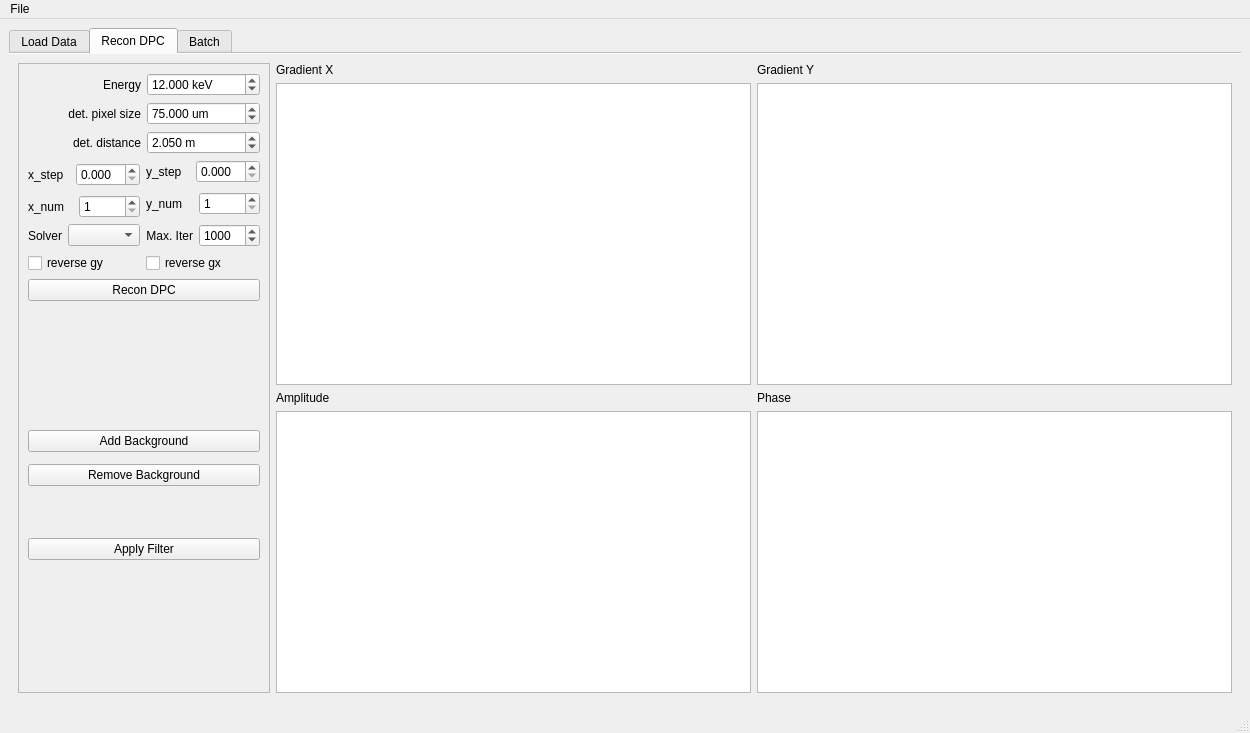
<?xml version="1.0" encoding="UTF-8"?>
<ui version="4.0">
 <class>MainWindow</class>
 <widget class="QMainWindow" name="MainWindow">
  <property name="geometry">
   <rect>
    <x>0</x>
    <y>0</y>
    <width>1250</width>
    <height>733</height>
   </rect>
  </property>
  <property name="windowTitle">
   <string>MainWindow</string>
  </property>
  <widget class="QWidget" name="centralwidget">
   <property name="styleSheet">
    <string notr="true"/>
   </property>
   <layout class="QGridLayout" name="gridLayout_5">
    <item row="0" column="0">
     <widget class="QTabWidget" name="tabWidget">
      <property name="tabPosition">
       <enum>QTabWidget::North</enum>
      </property>
      <property name="currentIndex">
       <number>1</number>
      </property>
      <property name="elideMode">
       <enum>Qt::ElideRight</enum>
      </property>
      <property name="documentMode">
       <bool>true</bool>
      </property>
      <property name="tabBarAutoHide">
       <bool>false</bool>
      </property>
      <widget class="QWidget" name="tab">
       <attribute name="title">
        <string>Load Data</string>
       </attribute>
       <layout class="QGridLayout" name="gridLayout">
        <item row="0" column="1">
         <widget class="PlotWidget" name="diff_im_view">
          <property name="sizePolicy">
           <sizepolicy hsizetype="Expanding" vsizetype="Expanding">
            <horstretch>0</horstretch>
            <verstretch>0</verstretch>
           </sizepolicy>
          </property>
         </widget>
        </item>
        <item row="1" column="1">
         <layout class="QHBoxLayout" name="horizontalLayout_2">
          <item>
           <widget class="QCheckBox" name="cb_diff_log_scale">
            <property name="sizePolicy">
             <sizepolicy hsizetype="Fixed" vsizetype="Fixed">
              <horstretch>0</horstretch>
              <verstretch>0</verstretch>
             </sizepolicy>
            </property>
            <property name="text">
             <string>Log Scale Image</string>
            </property>
            <property name="checked">
             <bool>false</bool>
            </property>
           </widget>
          </item>
          <item>
           <widget class="QPushButton" name="pb_apply_roi">
            <property name="styleSheet">
             <string notr="true"/>
            </property>
            <property name="text">
             <string>Apply ROI</string>
            </property>
           </widget>
          </item>
          <item>
           <widget class="QPushButton" name="pb_apply_mask">
            <property name="text">
             <string>Apply Mask</string>
            </property>
           </widget>
          </item>
          <item>
           <widget class="QPushButton" name="pb_plot_mask">
            <property name="text">
             <string>Show Mask</string>
            </property>
           </widget>
          </item>
          <item>
           <widget class="QPushButton" name="pushButton_5">
            <property name="text">
             <string>Find Hot-pixels</string>
            </property>
           </widget>
          </item>
         </layout>
        </item>
        <item row="0" column="0" rowspan="2">
         <widget class="QGroupBox" name="groupBox_2">
          <property name="sizePolicy">
           <sizepolicy hsizetype="Fixed" vsizetype="Preferred">
            <horstretch>0</horstretch>
            <verstretch>0</verstretch>
           </sizepolicy>
          </property>
          <layout class="QVBoxLayout" name="verticalLayout">
           <item>
            <layout class="QGridLayout" name="gridLayout_8">
             <item row="0" column="2">
              <widget class="QPushButton" name="pb_select_wd">
               <property name="sizePolicy">
                <sizepolicy hsizetype="Fixed" vsizetype="Fixed">
                 <horstretch>0</horstretch>
                 <verstretch>0</verstretch>
                </sizepolicy>
               </property>
               <property name="text">
                <string>...</string>
               </property>
              </widget>
             </item>
             <item row="0" column="1">
              <widget class="QLineEdit" name="le_wd">
               <property name="sizePolicy">
                <sizepolicy hsizetype="Preferred" vsizetype="Fixed">
                 <horstretch>0</horstretch>
                 <verstretch>0</verstretch>
                </sizepolicy>
               </property>
               <property name="text">
                <string>/nsls2/data/hxn/legacy/users/Beamline_Performance/testing</string>
               </property>
              </widget>
             </item>
             <item row="0" column="0">
              <widget class="QLabel" name="label_2">
               <property name="sizePolicy">
                <sizepolicy hsizetype="Fixed" vsizetype="Fixed">
                 <horstretch>0</horstretch>
                 <verstretch>0</verstretch>
                </sizepolicy>
               </property>
               <property name="text">
                <string>Working directory:</string>
               </property>
               <property name="alignment">
                <set>Qt::AlignRight|Qt::AlignTrailing|Qt::AlignVCenter</set>
               </property>
              </widget>
             </item>
            </layout>
           </item>
           <item>
            <layout class="QHBoxLayout" name="horizontalLayout_6">
             <item>
              <layout class="QHBoxLayout" name="horizontalLayout_5">
               <item>
                <widget class="QLabel" name="label">
                 <property name="sizePolicy">
                  <sizepolicy hsizetype="Preferred" vsizetype="Fixed">
                   <horstretch>0</horstretch>
                   <verstretch>0</verstretch>
                  </sizepolicy>
                 </property>
                 <property name="text">
                  <string>Scan ID</string>
                 </property>
                </widget>
               </item>
               <item>
                <widget class="QLineEdit" name="le_sid">
                 <property name="enabled">
                  <bool>true</bool>
                 </property>
                 <property name="text">
                  <string>375089</string>
                 </property>
                </widget>
               </item>
              </layout>
             </item>
             <item>
              <layout class="QHBoxLayout" name="horizontalLayout_4">
               <item>
                <widget class="QLabel" name="label_3">
                 <property name="sizePolicy">
                  <sizepolicy hsizetype="Preferred" vsizetype="Fixed">
                   <horstretch>0</horstretch>
                   <verstretch>0</verstretch>
                  </sizepolicy>
                 </property>
                 <property name="text">
                  <string>Detector</string>
                 </property>
                </widget>
               </item>
               <item>
                <widget class="QComboBox" name="cb_det_list"/>
               </item>
              </layout>
             </item>
             <item>
              <layout class="QHBoxLayout" name="horizontalLayout_3">
               <item>
                <widget class="QLabel" name="label_6">
                 <property name="sizePolicy">
                  <sizepolicy hsizetype="Preferred" vsizetype="Fixed">
                   <horstretch>0</horstretch>
                   <verstretch>0</verstretch>
                  </sizepolicy>
                 </property>
                 <property name="text">
                  <string>Normalize with:</string>
                 </property>
                 <property name="alignment">
                  <set>Qt::AlignRight|Qt::AlignTrailing|Qt::AlignVCenter</set>
                 </property>
                </widget>
               </item>
               <item>
                <widget class="QComboBox" name="cb_norm_scalars"/>
               </item>
              </layout>
             </item>
            </layout>
           </item>
           <item>
            <layout class="QHBoxLayout" name="horizontalLayout">
             <item>
              <widget class="QLabel" name="label_5">
               <property name="sizePolicy">
                <sizepolicy hsizetype="Preferred" vsizetype="Fixed">
                 <horstretch>0</horstretch>
                 <verstretch>0</verstretch>
                </sizepolicy>
               </property>
               <property name="text">
                <string>Ref image #</string>
               </property>
              </widget>
             </item>
             <item>
              <widget class="QSpinBox" name="sb_ref_img_num">
               <property name="sizePolicy">
                <sizepolicy hsizetype="Fixed" vsizetype="Preferred">
                 <horstretch>0</horstretch>
                 <verstretch>0</verstretch>
                </sizepolicy>
               </property>
              </widget>
             </item>
             <item>
              <widget class="QLabel" name="label_4">
               <property name="sizePolicy">
                <sizepolicy hsizetype="Preferred" vsizetype="Fixed">
                 <horstretch>0</horstretch>
                 <verstretch>0</verstretch>
                </sizepolicy>
               </property>
               <property name="text">
                <string>low/high threshold</string>
               </property>
               <property name="alignment">
                <set>Qt::AlignRight|Qt::AlignTrailing|Qt::AlignVCenter</set>
               </property>
              </widget>
             </item>
             <item>
              <widget class="QSpinBox" name="sb_low_threshold">
               <property name="sizePolicy">
                <sizepolicy hsizetype="Preferred" vsizetype="Preferred">
                 <horstretch>0</horstretch>
                 <verstretch>0</verstretch>
                </sizepolicy>
               </property>
               <property name="maximum">
                <number>1000000</number>
               </property>
              </widget>
             </item>
             <item>
              <widget class="QSpinBox" name="sb_high_threshold">
               <property name="sizePolicy">
                <sizepolicy hsizetype="Preferred" vsizetype="Preferred">
                 <horstretch>0</horstretch>
                 <verstretch>0</verstretch>
                </sizepolicy>
               </property>
               <property name="minimum">
                <number>1</number>
               </property>
               <property name="maximum">
                <number>999999999</number>
               </property>
               <property name="singleStep">
                <number>1000</number>
               </property>
               <property name="value">
                <number>100000</number>
               </property>
              </widget>
             </item>
            </layout>
           </item>
           <item>
            <layout class="QHBoxLayout" name="horizontalLayout_11">
             <item>
              <widget class="QPushButton" name="pb_load_data_from_db">
               <property name="sizePolicy">
                <sizepolicy hsizetype="Preferred" vsizetype="Fixed">
                 <horstretch>0</horstretch>
                 <verstretch>0</verstretch>
                </sizepolicy>
               </property>
               <property name="styleSheet">
                <string notr="true"/>
               </property>
               <property name="text">
                <string>Load Data from db</string>
               </property>
              </widget>
             </item>
             <item>
              <widget class="QPushButton" name="pb_load_from_h5">
               <property name="sizePolicy">
                <sizepolicy hsizetype="Preferred" vsizetype="Fixed">
                 <horstretch>0</horstretch>
                 <verstretch>0</verstretch>
                </sizepolicy>
               </property>
               <property name="styleSheet">
                <string notr="true"/>
               </property>
               <property name="text">
                <string>Load Data from h5</string>
               </property>
              </widget>
             </item>
            </layout>
           </item>
           <item>
            <spacer name="verticalSpacer_2">
             <property name="orientation">
              <enum>Qt::Vertical</enum>
             </property>
             <property name="sizeHint" stdset="0">
              <size>
               <width>20</width>
               <height>40</height>
              </size>
             </property>
            </spacer>
           </item>
          </layout>
         </widget>
        </item>
       </layout>
      </widget>
      <widget class="QWidget" name="tab_2">
       <attribute name="title">
        <string>Recon DPC</string>
       </attribute>
       <layout class="QGridLayout" name="gridLayout_2">
        <item row="0" column="0" rowspan="3">
         <widget class="QFrame" name="frame_3">
          <property name="sizePolicy">
           <sizepolicy hsizetype="Fixed" vsizetype="Preferred">
            <horstretch>0</horstretch>
            <verstretch>0</verstretch>
           </sizepolicy>
          </property>
          <property name="frameShape">
           <enum>QFrame::StyledPanel</enum>
          </property>
          <property name="frameShadow">
           <enum>QFrame::Raised</enum>
          </property>
          <layout class="QGridLayout" name="gridLayout_3">
           <item row="0" column="0" colspan="2">
            <layout class="QHBoxLayout" name="horizontalLayout_7">
             <item>
              <widget class="QLabel" name="label_8">
               <property name="text">
                <string>Energy</string>
               </property>
               <property name="alignment">
                <set>Qt::AlignRight|Qt::AlignTrailing|Qt::AlignVCenter</set>
               </property>
              </widget>
             </item>
             <item>
              <widget class="QDoubleSpinBox" name="dsb_energy">
               <property name="prefix">
                <string/>
               </property>
               <property name="suffix">
                <string> keV</string>
               </property>
               <property name="decimals">
                <number>3</number>
               </property>
               <property name="minimum">
                <double>0.010000000000000</double>
               </property>
               <property name="maximum">
                <double>200.000000000000000</double>
               </property>
               <property name="value">
                <double>12.000000000000000</double>
               </property>
              </widget>
             </item>
            </layout>
           </item>
           <item row="1" column="0" colspan="2">
            <layout class="QHBoxLayout" name="horizontalLayout_9">
             <item>
              <widget class="QLabel" name="label_11">
               <property name="text">
                <string>det. pixel size</string>
               </property>
               <property name="alignment">
                <set>Qt::AlignRight|Qt::AlignTrailing|Qt::AlignVCenter</set>
               </property>
              </widget>
             </item>
             <item>
              <widget class="QDoubleSpinBox" name="dsb_det_pixel_size">
               <property name="prefix">
                <string/>
               </property>
               <property name="suffix">
                <string> um</string>
               </property>
               <property name="decimals">
                <number>3</number>
               </property>
               <property name="minimum">
                <double>1.000000000000000</double>
               </property>
               <property name="maximum">
                <double>999.000000000000000</double>
               </property>
               <property name="singleStep">
                <double>5.000000000000000</double>
               </property>
               <property name="value">
                <double>75.000000000000000</double>
               </property>
              </widget>
             </item>
            </layout>
           </item>
           <item row="2" column="0" colspan="2">
            <layout class="QHBoxLayout" name="horizontalLayout_8">
             <item>
              <widget class="QLabel" name="label_9">
               <property name="text">
                <string>det. distance</string>
               </property>
               <property name="alignment">
                <set>Qt::AlignRight|Qt::AlignTrailing|Qt::AlignVCenter</set>
               </property>
              </widget>
             </item>
             <item>
              <widget class="QDoubleSpinBox" name="dsb_det_dist">
               <property name="prefix">
                <string/>
               </property>
               <property name="suffix">
                <string> m</string>
               </property>
               <property name="decimals">
                <number>3</number>
               </property>
               <property name="minimum">
                <double>0.010000000000000</double>
               </property>
               <property name="maximum">
                <double>200.000000000000000</double>
               </property>
               <property name="singleStep">
                <double>0.100000000000000</double>
               </property>
               <property name="value">
                <double>2.050000000000000</double>
               </property>
              </widget>
             </item>
            </layout>
           </item>
           <item row="3" column="0" rowspan="2">
            <layout class="QHBoxLayout" name="horizontalLayout_13">
             <item>
              <widget class="QLabel" name="label_14">
               <property name="text">
                <string>x_step</string>
               </property>
              </widget>
             </item>
             <item>
              <widget class="QDoubleSpinBox" name="dsb_x_step">
               <property name="decimals">
                <number>3</number>
               </property>
              </widget>
             </item>
            </layout>
           </item>
           <item row="3" column="1">
            <layout class="QHBoxLayout" name="horizontalLayout_15">
             <item>
              <widget class="QLabel" name="label_20">
               <property name="text">
                <string>y_step</string>
               </property>
              </widget>
             </item>
             <item>
              <widget class="QDoubleSpinBox" name="dsb_y_step">
               <property name="decimals">
                <number>3</number>
               </property>
              </widget>
             </item>
            </layout>
           </item>
           <item row="4" column="1" rowspan="2">
            <layout class="QHBoxLayout" name="horizontalLayout_14">
             <item>
              <widget class="QLabel" name="label_21">
               <property name="text">
                <string>y_num</string>
               </property>
              </widget>
             </item>
             <item>
              <widget class="QSpinBox" name="sb_y_num">
               <property name="minimum">
                <number>1</number>
               </property>
               <property name="maximum">
                <number>10000</number>
               </property>
              </widget>
             </item>
            </layout>
           </item>
           <item row="5" column="0">
            <layout class="QHBoxLayout" name="horizontalLayout_16">
             <item>
              <widget class="QLabel" name="label_19">
               <property name="text">
                <string>x_num</string>
               </property>
              </widget>
             </item>
             <item>
              <widget class="QSpinBox" name="sb_x_num">
               <property name="minimum">
                <number>1</number>
               </property>
               <property name="maximum">
                <number>10000</number>
               </property>
              </widget>
             </item>
            </layout>
           </item>
           <item row="6" column="0">
            <layout class="QHBoxLayout" name="horizontalLayout_12">
             <item>
              <widget class="QLabel" name="label_13">
               <property name="text">
                <string>Solver</string>
               </property>
               <property name="alignment">
                <set>Qt::AlignRight|Qt::AlignTrailing|Qt::AlignVCenter</set>
               </property>
              </widget>
             </item>
             <item>
              <widget class="QComboBox" name="cb_solvers"/>
             </item>
            </layout>
           </item>
           <item row="8" column="0">
            <widget class="QCheckBox" name="cb_reverse_gy">
             <property name="text">
              <string>reverse gy</string>
             </property>
             <property name="autoExclusive">
              <bool>false</bool>
             </property>
            </widget>
           </item>
           <item row="11" column="0">
            <spacer name="verticalSpacer_3">
             <property name="orientation">
              <enum>Qt::Vertical</enum>
             </property>
             <property name="sizeHint" stdset="0">
              <size>
               <width>20</width>
               <height>40</height>
              </size>
             </property>
            </spacer>
           </item>
           <item row="12" column="0" colspan="2">
            <layout class="QVBoxLayout" name="verticalLayout_4">
             <property name="spacing">
              <number>12</number>
             </property>
             <item>
              <widget class="QPushButton" name="pb_add_bg">
               <property name="text">
                <string>Add Background</string>
               </property>
              </widget>
             </item>
             <item>
              <widget class="QPushButton" name="pb_remove_bg">
               <property name="text">
                <string>Remove Background</string>
               </property>
              </widget>
             </item>
             <item>
              <spacer name="verticalSpacer_4">
               <property name="orientation">
                <enum>Qt::Vertical</enum>
               </property>
               <property name="sizeHint" stdset="0">
                <size>
                 <width>20</width>
                 <height>40</height>
                </size>
               </property>
              </spacer>
             </item>
             <item>
              <widget class="QPushButton" name="pushButton_8">
               <property name="text">
                <string>Apply Filter</string>
               </property>
              </widget>
             </item>
            </layout>
           </item>
           <item row="13" column="0">
            <spacer name="verticalSpacer">
             <property name="orientation">
              <enum>Qt::Vertical</enum>
             </property>
             <property name="sizeHint" stdset="0">
              <size>
               <width>20</width>
               <height>40</height>
              </size>
             </property>
            </spacer>
           </item>
           <item row="6" column="1">
            <layout class="QHBoxLayout" name="horizontalLayout_10">
             <item>
              <widget class="QLabel" name="label_12">
               <property name="text">
                <string>Max. Iter</string>
               </property>
               <property name="alignment">
                <set>Qt::AlignRight|Qt::AlignTrailing|Qt::AlignVCenter</set>
               </property>
              </widget>
             </item>
             <item>
              <widget class="QSpinBox" name="sb_max_iter">
               <property name="minimum">
                <number>10</number>
               </property>
               <property name="maximum">
                <number>10000</number>
               </property>
               <property name="value">
                <number>1000</number>
               </property>
              </widget>
             </item>
            </layout>
           </item>
           <item row="8" column="1">
            <widget class="QCheckBox" name="cb_reverse_gx">
             <property name="text">
              <string>reverse gx</string>
             </property>
             <property name="autoExclusive">
              <bool>false</bool>
             </property>
            </widget>
           </item>
           <item row="10" column="0" colspan="2">
            <widget class="QPushButton" name="pb_recon_dpc">
             <property name="text">
              <string>Recon DPC</string>
             </property>
            </widget>
           </item>
          </layout>
         </widget>
        </item>
        <item row="0" column="1" rowspan="2">
         <layout class="QGridLayout" name="gridLayout_4">
          <item row="0" column="0">
           <widget class="QLabel" name="label_15">
            <property name="sizePolicy">
             <sizepolicy hsizetype="Preferred" vsizetype="Fixed">
              <horstretch>0</horstretch>
              <verstretch>0</verstretch>
             </sizepolicy>
            </property>
            <property name="text">
             <string>Gradient X</string>
            </property>
           </widget>
          </item>
          <item row="1" column="0">
           <widget class="ImageView" name="gx_im_view">
            <property name="sizePolicy">
             <sizepolicy hsizetype="Preferred" vsizetype="Preferred">
              <horstretch>0</horstretch>
              <verstretch>0</verstretch>
             </sizepolicy>
            </property>
           </widget>
          </item>
         </layout>
        </item>
        <item row="0" column="2">
         <widget class="QLabel" name="label_16">
          <property name="sizePolicy">
           <sizepolicy hsizetype="Preferred" vsizetype="Fixed">
            <horstretch>0</horstretch>
            <verstretch>0</verstretch>
           </sizepolicy>
          </property>
          <property name="text">
           <string>Gradient Y</string>
          </property>
         </widget>
        </item>
        <item row="1" column="2">
         <widget class="ImageView" name="gy_im_view">
          <property name="sizePolicy">
           <sizepolicy hsizetype="Preferred" vsizetype="Preferred">
            <horstretch>0</horstretch>
            <verstretch>0</verstretch>
           </sizepolicy>
          </property>
         </widget>
        </item>
        <item row="2" column="1">
         <layout class="QGridLayout" name="gridLayout_9">
          <item row="0" column="0">
           <widget class="QLabel" name="label_17">
            <property name="sizePolicy">
             <sizepolicy hsizetype="Preferred" vsizetype="Fixed">
              <horstretch>0</horstretch>
              <verstretch>0</verstretch>
             </sizepolicy>
            </property>
            <property name="text">
             <string>Amplitude</string>
            </property>
           </widget>
          </item>
          <item row="1" column="0">
           <widget class="ImageView" name="amp_im_view">
            <property name="sizePolicy">
             <sizepolicy hsizetype="Preferred" vsizetype="Preferred">
              <horstretch>0</horstretch>
              <verstretch>0</verstretch>
             </sizepolicy>
            </property>
           </widget>
          </item>
         </layout>
        </item>
        <item row="2" column="2">
         <layout class="QGridLayout" name="gridLayout_10">
          <item row="0" column="0">
           <widget class="QLabel" name="label_18">
            <property name="sizePolicy">
             <sizepolicy hsizetype="Preferred" vsizetype="Fixed">
              <horstretch>0</horstretch>
              <verstretch>0</verstretch>
             </sizepolicy>
            </property>
            <property name="text">
             <string>Phase </string>
            </property>
           </widget>
          </item>
          <item row="1" column="0">
           <widget class="ImageView" name="phase_im_view">
            <property name="sizePolicy">
             <sizepolicy hsizetype="Preferred" vsizetype="Preferred">
              <horstretch>0</horstretch>
              <verstretch>0</verstretch>
             </sizepolicy>
            </property>
           </widget>
          </item>
         </layout>
        </item>
       </layout>
      </widget>
      <widget class="QWidget" name="tab_3">
       <attribute name="title">
        <string>Batch</string>
       </attribute>
       <widget class="QWidget" name="layoutWidget_5">
        <property name="geometry">
         <rect>
          <x>240</x>
          <y>140</y>
          <width>268</width>
          <height>30</height>
         </rect>
        </property>
        <layout class="QGridLayout" name="gridLayout_14">
         <item row="2" column="0">
          <widget class="QLabel" name="label_7">
           <property name="text">
            <string>Scan_list           </string>
           </property>
           <property name="alignment">
            <set>Qt::AlignRight|Qt::AlignTrailing|Qt::AlignVCenter</set>
           </property>
          </widget>
         </item>
         <item row="2" column="1">
          <widget class="QLineEdit" name="le_sid_2">
           <property name="enabled">
            <bool>true</bool>
           </property>
           <property name="toolTip">
            <string>continuous scans seperated by '_' 
 comma to sperate different list or singles 
 examaple:9123-9130,9846,7653-7660</string>
           </property>
           <property name="text">
            <string/>
           </property>
           <property name="placeholderText">
            <string>9123-9130,9846,7653-7660</string>
           </property>
          </widget>
         </item>
        </layout>
       </widget>
       <widget class="QWidget" name="layoutWidget_6">
        <property name="geometry">
         <rect>
          <x>250</x>
          <y>190</y>
          <width>317</width>
          <height>33</height>
         </rect>
        </property>
        <layout class="QGridLayout" name="gridLayout_15">
         <item row="0" column="2">
          <widget class="QPushButton" name="pb_select_wd_2">
           <property name="sizePolicy">
            <sizepolicy hsizetype="Fixed" vsizetype="Fixed">
             <horstretch>0</horstretch>
             <verstretch>0</verstretch>
            </sizepolicy>
           </property>
           <property name="text">
            <string>...</string>
           </property>
          </widget>
         </item>
         <item row="0" column="1">
          <widget class="QLineEdit" name="le_wd_2">
           <property name="sizePolicy">
            <sizepolicy hsizetype="Preferred" vsizetype="Fixed">
             <horstretch>0</horstretch>
             <verstretch>0</verstretch>
            </sizepolicy>
           </property>
           <property name="text">
            <string/>
           </property>
          </widget>
         </item>
         <item row="0" column="0">
          <widget class="QLabel" name="label_10">
           <property name="sizePolicy">
            <sizepolicy hsizetype="Fixed" vsizetype="Fixed">
             <horstretch>0</horstretch>
             <verstretch>0</verstretch>
            </sizepolicy>
           </property>
           <property name="text">
            <string>select Logfile(s)</string>
           </property>
           <property name="alignment">
            <set>Qt::AlignRight|Qt::AlignTrailing|Qt::AlignVCenter</set>
           </property>
          </widget>
         </item>
        </layout>
       </widget>
       <widget class="QPushButton" name="pushButton">
        <property name="geometry">
         <rect>
          <x>250</x>
          <y>240</y>
          <width>150</width>
          <height>31</height>
         </rect>
        </property>
        <property name="text">
         <string>Start Batch Export</string>
        </property>
       </widget>
      </widget>
     </widget>
    </item>
   </layout>
  </widget>
  <widget class="QMenuBar" name="menubar">
   <property name="geometry">
    <rect>
     <x>0</x>
     <y>0</y>
     <width>1250</width>
     <height>20</height>
    </rect>
   </property>
   <widget class="QMenu" name="menuFile">
    <property name="title">
     <string>File</string>
    </property>
    <widget class="QMenu" name="menuExport_Results_as">
     <property name="title">
      <string>Export Results as </string>
     </property>
     <addaction name="actiontiff"/>
     <addaction name="actionpng"/>
     <addaction name="actionnpy"/>
    </widget>
    <addaction name="actionReverse_gx"/>
    <addaction name="actionReverse_gy"/>
    <addaction name="actionExport_Mask"/>
    <addaction name="actionImport_Mask_2"/>
    <addaction name="menuExport_Results_as"/>
   </widget>
   <addaction name="menuFile"/>
  </widget>
  <widget class="QStatusBar" name="statusbar"/>
  <action name="actionExport_mask_data">
   <property name="text">
    <string>Export mask data</string>
   </property>
  </action>
  <action name="actionExport_Mask">
   <property name="text">
    <string>Export Mask</string>
   </property>
  </action>
  <action name="actionImport_Mask">
   <property name="text">
    <string>Import Mask</string>
   </property>
  </action>
  <action name="actionReverse_gx">
   <property name="text">
    <string>Reverse gx</string>
   </property>
  </action>
  <action name="actionReverse_gy">
   <property name="text">
    <string>Reverse gy</string>
   </property>
  </action>
  <action name="actiontiff">
   <property name="text">
    <string>tiff</string>
   </property>
  </action>
  <action name="actionpng">
   <property name="text">
    <string>png</string>
   </property>
  </action>
  <action name="actionnpy">
   <property name="text">
    <string>npy</string>
   </property>
  </action>
  <action name="actionImport_Mask_2">
   <property name="text">
    <string>Import Mask</string>
   </property>
  </action>
 </widget>
 <customwidgets>
  <customwidget>
   <class>ImageView</class>
   <extends>QGraphicsView</extends>
   <header>pyqtgraph</header>
  </customwidget>
  <customwidget>
   <class>PlotWidget</class>
   <extends>QGraphicsView</extends>
   <header>pyqtgraph</header>
  </customwidget>
 </customwidgets>
 <resources/>
 <connections/>
</ui>
